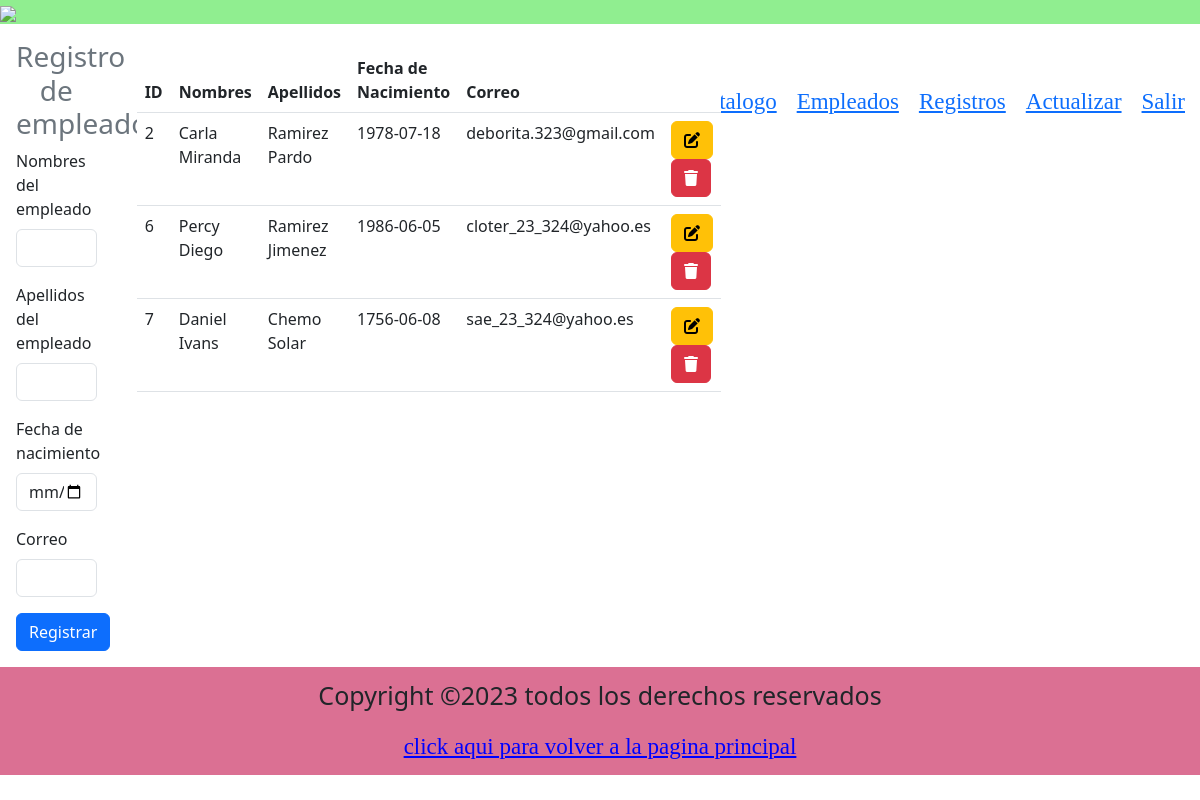
/vista/empleados.php (signed in), run on the app's committed database.
### tables this page shows
CREATE TABLE `empleados` (
  `CodEmp` int(11) NOT NULL,
  `NomEmp` varchar(50) NOT NULL,
  `ApeEmp` varchar(50) NOT NULL,
  `FnaEmp` date NOT NULL,
  `CorEmp` varchar(50) NOT NULL
);

### vista/empleados.php (the view, shortened to what this page needs)
 <!DOCTYPE html>
<html>
<head>
  <link rel="stylesheet" href="styles2.css">
  <link href="https://cdn.jsdelivr.net/npm/bootstrap@5.3.0/dist/css/bootstrap.min.css" rel="stylesheet">
</head>
<body>
  <header>
    <img src="ferre.jpg">
    <nav>
      <ul>
        <li><a href="principal.php">Pagina Principal</a></li>
        <?php if($_SESSION['nom']=='Administrador'){  ?>
        <li><a href="categorias.php">Categorias</a></li>
        <?php }
          ?>
        <li><a href="catalogo.php">Catalogo</a></li>
                <?php if($_SESSION['nom']=='Administrador'){  ?>
        <li><a href="empleados.php">Empleados</a></li>
        <?php }
          ?>
        <li><a href="registro_compras.php">Registros</a></li>
                <?php
                 if($_SESSION['nom']=='Administrador'){?>
        <li><a href="actualizar.php">Actualizar</a></li>
          <?php }
          ?>
        <li><a href="../controlador/controlador_cerrar_sesion.php">Salir</a></li>
      </ul>
      </nav>
  </header>
  <div class="row">
    <div class="container-fluid row">
      <form class="col-4 p-3" method="POST">
        <h3 class="text-center text-secondary">Registro de empleados</h3>
        <div class="mb-3">
          <label for="exampleInputEmail1" class="form-label">Nombres del empleado</label>
          <input type="text" class="form-control" name="nombre">
        </div>
        <div class="mb-3">
          <label for="exampleInputEmail1" class="form-label">Apellidos del empleado</label>
          <input type="text" class="form-control" name="apellido">
        </div>
        <div class="mb-3">
          <label for="exampleInputEmail1" class="form-label">Fecha de nacimiento</label>
          <input type="date" class="form-control" name="fecha">
        </div>
        <div class="mb-3">
          <label for="exampleInputEmail1" class="form-label">Correo</label>
          <input type="text" class="form-control" name="correo">
        </div>
        <button type="submit" class="btn btn-primary" name="btnregistrar" value="ok">Registrar</button>
      </form>
      <div class="col-8 p-4">
          <table class="table">
           <thead class="bg-info">
             <tr>
               <th scope="col">ID</th>
               <th scope="col">Nombres</th>
               <th scope="col">Apellidos</th>
               <th scope="col">Fecha de Nacimiento</th>
               <th scope="col">Correo</th>
               <th scope="col"></th>
             </tr>
           </thead>
           <tbody>
              <?php
              include("../modelo/conexion.php");
              $sql=$con->query("SELECT * FROM empleados");
              while ($datos=$sql->fetch_object()){?>
                 <tr>
                  <td><?=$datos->CodEmp ?></td>
                  <td><?=$datos->NomEmp ?></td>
                  <td><?=$datos->ApeEmp ?></td>
                  <td><?=$datos->FnaEmp ?></td>
                  <td><?=$datos->CorEmp ?></td>
                  <td>
                    <a href="modificar_empleado.php?id=<?= $datos->CodEmp ?>" class="btn btn-small btn-warning"><i class="fa-solid fa-pen-to-square"></i></a>
                    <a onclick="return eliminar()" href="empleados.php?id=<?= $datos->CodEmp ?>" class="btn btn-small btn-danger"><i class="fa-solid fa-trash"></i></a>
                  </td>
                 </tr>
              <?php }
               ?>
           </tbody>
         </table>
      </div>
    </div>
  </div>
  <footer>
    <p style="font-size: 25px">Copyright &copy;2023 todos los derechos reservados</p>
    <a href="principal.php" style="color:blue"> click aqui para volver a la pagina principal</a>
  </footer>
</body>
</html>

### vista/styles2.css (style rules this page uses)
img { width: 300px; margin-left: 0; }
li { float:left; list-style: none; padding: 10px; }
nav { float:right; margin-top: 75px; margin-right: 5px; }
a { text-decoration: none; font-family: fantasy; color:brown; font-size: 23px; }
header { background-color: lightgreen; }
.row { display: flex; flex-wrap:wrap; }
footer { padding: 10px; text-align:center; background-color: palevioletred; }

### data on the page
empleados: CodEmp "2", NomEmp "Carla Miranda", ApeEmp "Ramirez Pardo", FnaEmp "1978-07-18", CorEmp "deborita.323@gmail.com"
empleados: CodEmp "6", NomEmp "Percy Diego", ApeEmp "Ramirez Jimenez", FnaEmp "1986-06-05", CorEmp "cloter_23_324@yahoo.es"
empleados: CodEmp "7", NomEmp "Daniel Ivans", ApeEmp "Chemo Solar", FnaEmp "1756-06-08", CorEmp "sae_23_324@yahoo.es"
